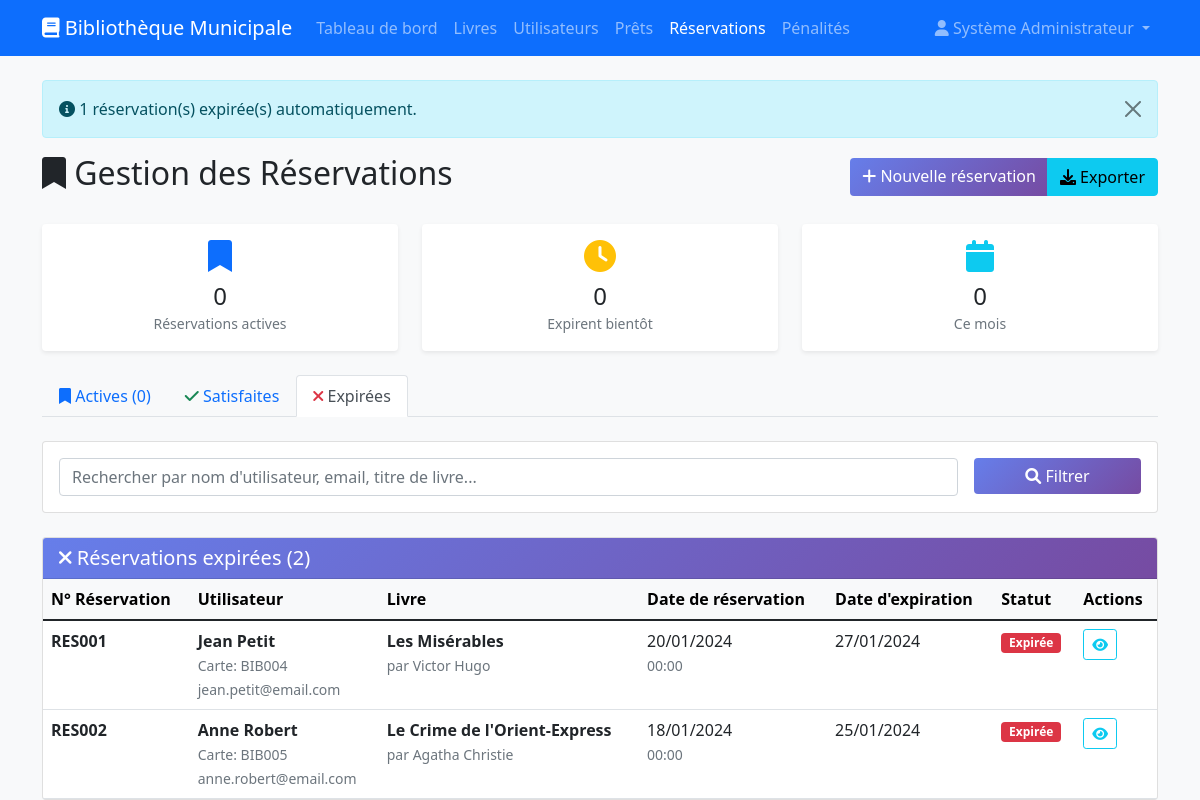
The app's page /reservations.php?onglet=expirees (signed in) with its own data.
### tables this page shows
CREATE TABLE `parametres` (
  `id` int(11) NOT NULL,
  `cle_param` varchar(100) NOT NULL,
  `valeur` text NOT NULL,
  `description` text DEFAULT NULL,
  `type` enum('string','int','float','boolean','json') DEFAULT 'string',
  `date_modification` timestamp NOT NULL DEFAULT current_timestamp() ON UPDATE current_timestamp()
);

CREATE TABLE `reservations` (
  `id` int(11) NOT NULL,
  `numero_reservation` varchar(20) NOT NULL,
  `utilisateur_id` int(11) NOT NULL,
  `livre_id` int(11) NOT NULL,
  `date_reservation` date DEFAULT curdate(),
  `date_expiration` date NOT NULL,
  `date_notification` date DEFAULT NULL,
  `priorite` int(11) DEFAULT 1,
  `statut` enum('active','satisfaite','expiree','annulee') DEFAULT 'active',
  `notes` text DEFAULT NULL,
  `date_creation` timestamp NOT NULL DEFAULT current_timestamp()
);

CREATE TABLE `utilisateurs` (
  `id` int(11) NOT NULL,
  `numero_carte` varchar(20) NOT NULL,
  `nom` varchar(100) NOT NULL,
  `prenom` varchar(100) NOT NULL,
  `email` varchar(150) NOT NULL,
  `telephone` varchar(20) DEFAULT NULL,
  `adresse` text DEFAULT NULL,
  `date_naissance` date DEFAULT NULL,
  `date_inscription` date DEFAULT curdate(),
  `date_expiration` date NOT NULL,
  `statut` enum('actif','suspendu','expire','inactif') DEFAULT 'actif',
  `type_abonnement` enum('standard','premium','etudiant') DEFAULT 'standard',
  `limite_prets` int(11) DEFAULT 3,
  `photo` varchar(255) DEFAULT NULL,
  `notes` text DEFAULT NULL,
  `date_creation` timestamp NOT NULL DEFAULT current_timestamp(),
  `date_modification` timestamp NOT NULL DEFAULT current_timestamp() ON UPDATE current_timestamp()
);

CREATE TABLE `livres` (
  `id` int(11) NOT NULL,
  `isbn` varchar(20) DEFAULT NULL,
  `titre` varchar(200) NOT NULL,
  `sous_titre` varchar(200) DEFAULT NULL,
  `auteur_principal_id` int(11) DEFAULT NULL,
  `editeur_id` int(11) DEFAULT NULL,
  `annee_publication` year(4) DEFAULT NULL,
  `categorie_id` int(11) DEFAULT NULL,
  `langue` varchar(50) DEFAULT 'Français',
  `nombre_pages` int(11) DEFAULT NULL,
  `format` enum('poche','broché','relié','numérique') DEFAULT 'broché',
  `nombre_exemplaires` int(11) DEFAULT 1,
  `exemplaires_disponibles` int(11) DEFAULT 1,
  `exemplaires_reserves` int(11) DEFAULT 0,
  `description` text DEFAULT NULL,
  `resume` text DEFAULT NULL,
  `mots_cles` text DEFAULT NULL,
  `emplacement` varchar(100) DEFAULT NULL,
  `prix_achat` decimal(10,2) DEFAULT NULL,
  `date_acquisition` date DEFAULT curdate(),
  `etat_general` enum('excellent','bon','moyen','mauvais') DEFAULT 'bon',
  `image_couverture` varchar(255) DEFAULT NULL,
  `actif` tinyint(1) DEFAULT 1,
  `date_creation` timestamp NOT NULL DEFAULT current_timestamp(),
  `date_modification` timestamp NOT NULL DEFAULT current_timestamp() ON UPDATE current_timestamp()
);

CREATE TABLE `auteurs` (
  `id` int(11) NOT NULL,
  `nom` varchar(100) NOT NULL,
  `prenom` varchar(100) DEFAULT NULL,
  `biographie` text DEFAULT NULL,
  `date_naissance` date DEFAULT NULL,
  `date_deces` date DEFAULT NULL,
  `nationalite` varchar(50) DEFAULT NULL,
  `date_creation` timestamp NOT NULL DEFAULT current_timestamp()
);

### reservations.php (the view, shortened to what the rows shown need)
<?php
require_once 'config/database.php';
$onglet = $_GET['onglet'] ?? 'actives';
$database = new Database();
$conn = $database->getConnection();
switch ($onglet) {
    case 'expirees':
        $query = "SELECT r.*, u.nom, u.prenom, u.email, u.numero_carte,
                         l.titre, l.sous_titre,
                         a.nom as auteur_nom, a.prenom as auteur_prenom
                  FROM reservations r
                  JOIN utilisateurs u ON r.utilisateur_id = u.id
                  JOIN livres l ON r.livre_id = l.id
                  LEFT JOIN auteurs a ON l.auteur_principal_id = a.id
                  WHERE r.statut = 'expiree'
                  ORDER BY r.date_expiration DESC";
        $stmt = $conn->prepare($query);
        $stmt->execute();
        $reservations = $stmt->fetchAll();
        break;
}
?>
<!DOCTYPE html>
<html lang="fr">
<head>
    <link href="https://cdn.jsdelivr.net/npm/bootstrap@5.1.3/dist/css/bootstrap.min.css" rel="stylesheet">
    <link href="https://cdnjs.cloudflare.com/ajax/libs/font-awesome/6.0.0/css/all.min.css" rel="stylesheet">
</head>
<body class="bg-light">
    <nav class="navbar navbar-expand-lg navbar-dark bg-primary">
        <div class="container">
            <a class="navbar-brand" href="index.php">
                <i class="fas fa-book"></i> <?= getParametre('nom_bibliotheque', 'Bibliothèque') ?>
            </a>
            <div class="navbar-nav me-auto">
                <a class="nav-link" href="index.php">Tableau de bord</a>
                <a class="nav-link" href="livres.php">Livres</a>
                <a class="nav-link" href="utilisateurs.php">Utilisateurs</a>
                <a class="nav-link" href="prets.php">Prêts</a>
                <a class="nav-link active" href="reservations.php">Réservations</a>
                <a class="nav-link" href="penalites.php">Pénalités</a>
            </div>
            <div class="navbar-nav">
                <div class="nav-item dropdown">
                </div>
            </div>
        </div>
    </nav>
    <div class="container mt-4">
        <div class="d-flex justify-content-between align-items-center mb-4">
            <h2><i class="fas fa-bookmark"></i> Gestion des Réservations</h2>
        </div>
        <div class="card">
            <div class="card-body p-0">
                <div class="table-responsive">
                    <table class="table table-hover mb-0">
                        <thead class="table-light">
                            <tr>
                                <th>N° Réservation</th>
                                <th>Utilisateur</th>
                                <th>Livre</th>
                                <th>Date de réservation</th>
                                <th>Date d'expiration</th>
                                <th>Statut</th>
                                <th>Actions</th>
                            </tr>
                        </thead>
                        <tbody>
                            <?php foreach ($reservations as $res): ?>
                                <?php
                                $row_class = '';
                                ?>
                                <tr class="<?= $row_class ?>">
                                    <td>
                                        <strong><?= htmlspecialchars($res['numero_reservation']) ?></strong>
                                    </td>
                                    <td>
                                        <strong><?= htmlspecialchars($res['prenom'] . ' ' . $res['nom']) ?></strong>
                                        <br><small class="text-muted">Carte: <?= htmlspecialchars($res['numero_carte']) ?></small>
                                        <br><small class="text-muted"><?= htmlspecialchars($res['email']) ?></small>
                                    </td>
                                    <td>
                                        <strong><?= htmlspecialchars($res['titre']) ?></strong>
                                        <?php if ($res['auteur_prenom'] && $res['auteur_nom']): ?>
                                            <br><small class="text-muted">par <?= htmlspecialchars($res['auteur_prenom'] . ' ' . $res['auteur_nom']) ?></small>
                                        <?php endif; ?>
                                    </td>
                                    <td>
                                        <?= date('d/m/Y', strtotime($res['date_reservation'])) ?>
                                        <br><small class="text-muted"><?= date('H:i', strtotime($res['date_reservation'])) ?></small>
                                    </td>
                                    <td>
                                        <?= date('d/m/Y', strtotime($res['date_expiration'])) ?>
                                    </td>
                                    <td>
                                        <?php
                                        $statut = $res['statut'];
                                        $badge_class = 'bg-secondary';
                                        switch ($statut) {
                                            case 'expiree':
                                                $badge_class = 'bg-danger';
                                                $statut_text = 'Expirée';
                                                break;
                                        }
                                        ?>
                                        <span class="badge <?= $badge_class ?>"><?= $statut_text ?></span>
                                    </td>
                                    <td>
                                        <?php if ($res['statut'] == 'active'): ?>
                                            <div class="btn-group btn-group-sm">
                                                <a href="index.php?emprunter_reservation=<?= $res['id'] ?>"
                                                   class="btn btn-success" title="Prêter le livre">
                                                    <i class="fas fa-hand-holding"></i>
                                                </a>
                                                <form method="POST" style="display: inline;">
                                                    <input type="hidden" name="action" value="satisfaire">
                                                    <input type="hidden" name="reservation_id" value="<?= $res['id'] ?>">
                                                    <button type="submit" class="btn btn-info btn-sm"
                                                            onclick="return confirm('Marquer cette réservation comme satisfaite ?')"
                                                            title="Marquer comme satisfaite">
                                                        <i class="fas fa-check"></i>
                                                    </button>
                                                </form>
                                                <form method="POST" style="display: inline;">
                                                    <input type="hidden" name="action" value="annuler">
                                                    <input type="hidden" name="reservation_id" value="<?= $res['id'] ?>">
                                                    <button type="submit" class="btn btn-danger btn-sm"
                                                            onclick="return confirm('Annuler cette réservation ?')"
                                                            title="Annuler">
                                                        <i class="fas fa-times"></i>
                                                    </button>
                                                </form>
                                            </div>
                                        <?php else: ?>
                                            <a href="reservation-details.php?id=<?= $res['id'] ?>" class="btn btn-outline-info btn-sm" title="Voir détails">
                                                <i class="fas fa-eye"></i>
                                            </a>
                                        <?php endif; ?>
                                    </td>
                                </tr>
                            <?php endforeach; ?>
                        </tbody>
                    </table>
                </div>
            </div>
        </div>
    </div>
</body>
</html>

### records on screen
parametres: valeur "Bibliothèque Municipale"
reservations: numero_reservation "RES001", utilisateur.nom "Jean Petit", utilisateur.numero_carte "BIB004", utilisateur.email "jean.petit@email.com", livre.titre "Les Misérables", auteurs.prenom+nom "Victor Hugo", date_reservation "20/01/2024", date_reservation "00:00", date_expiration "27/01/2024", statut "Expirée"
reservations: numero_reservation "RES002", utilisateur.nom "Anne Robert", utilisateur.numero_carte "BIB005", utilisateur.email "anne.robert@email.com", livre.titre "Le Crime de l'Orient-Express", auteurs.prenom+nom "Agatha Christie", date_reservation "18/01/2024", date_reservation "00:00", date_expiration "25/01/2024", statut "Expirée"

### other values on screen
$_SESSION['admin_nom'] "Système Administrateur"
$info "1 réservation(s) expirée(s) automatiquement."
$stats['reservations_actives'] "0"
$stats['reservations_expirent_bientot'] "0"
$stats['reservations_ce_mois'] "0"
count($reservations) "2"
